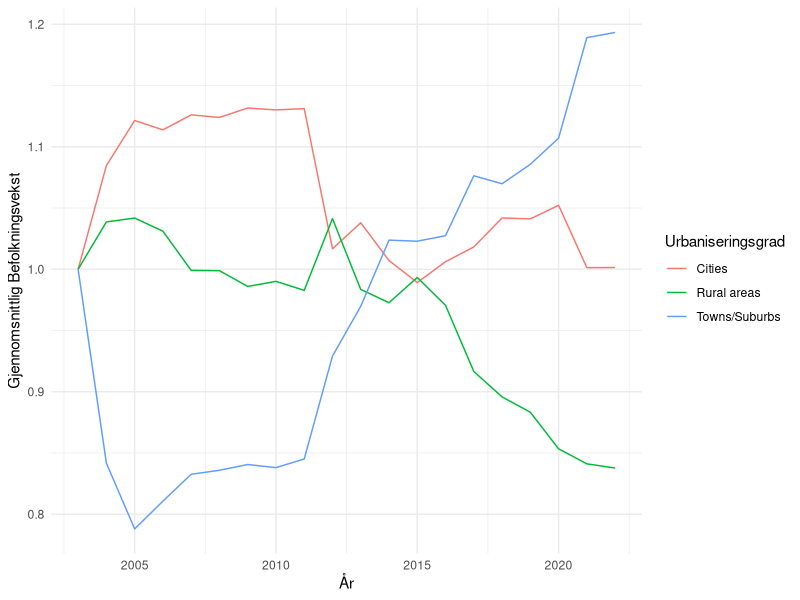
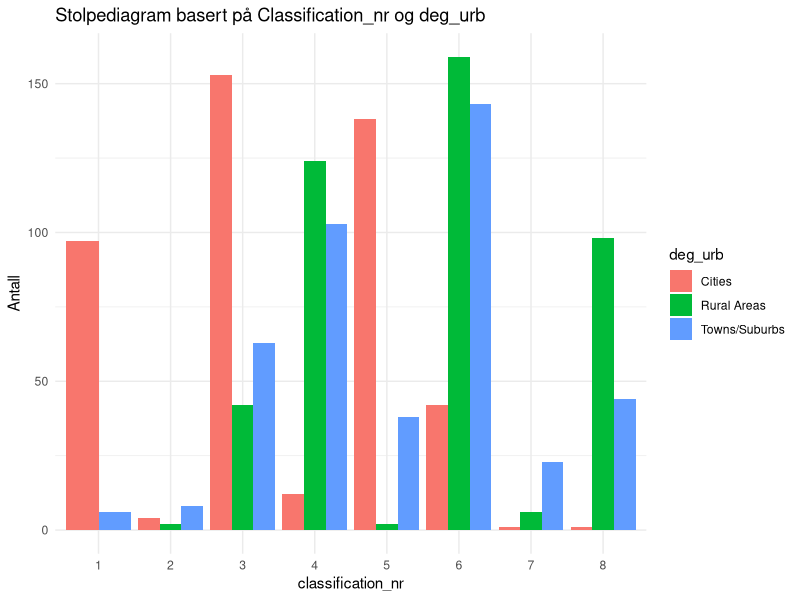
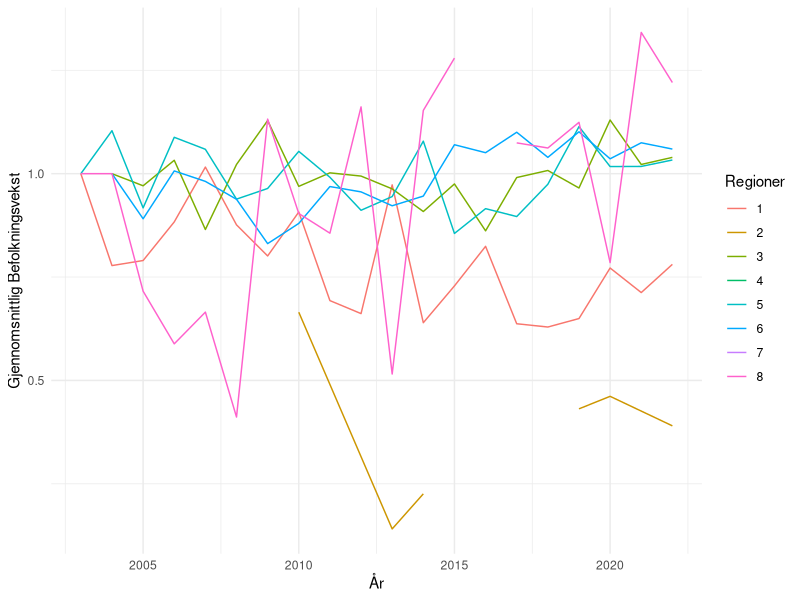
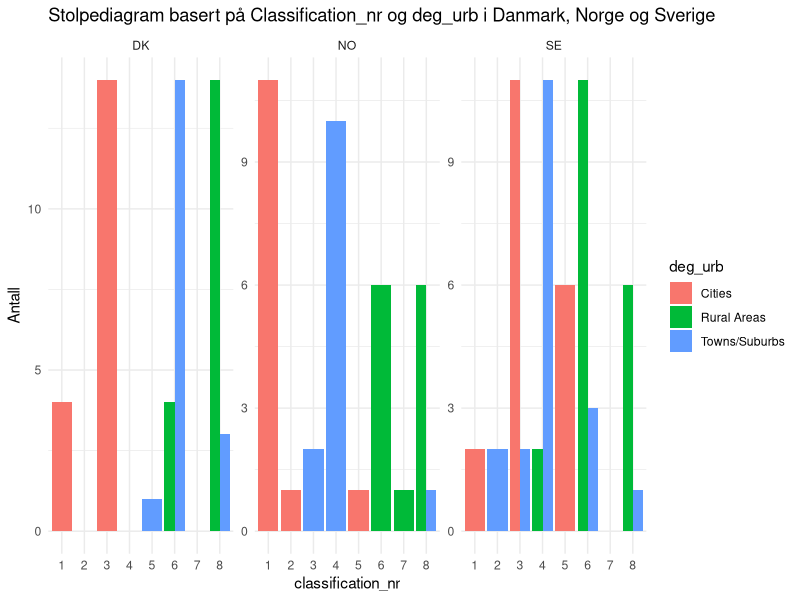
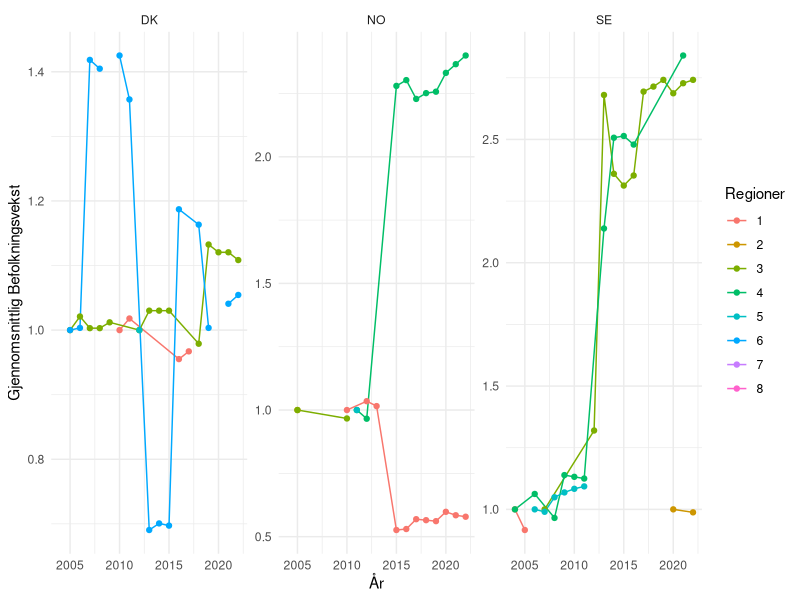
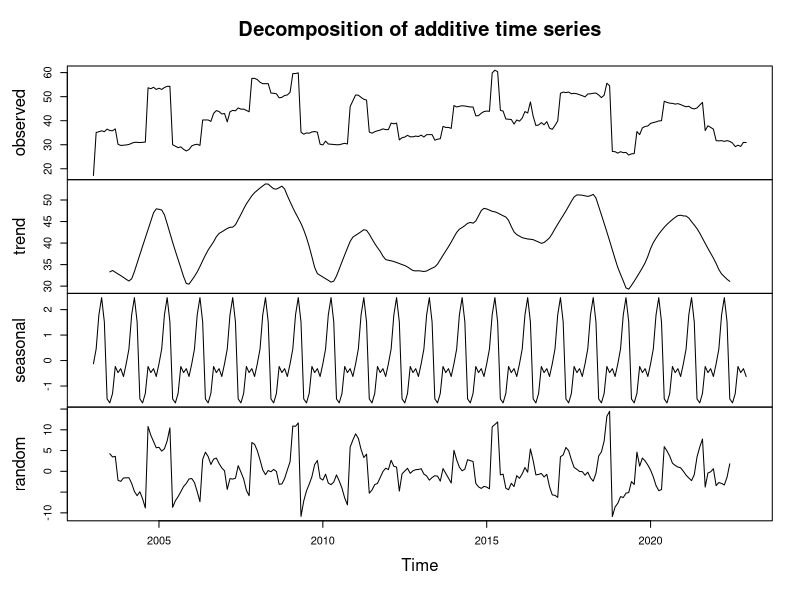
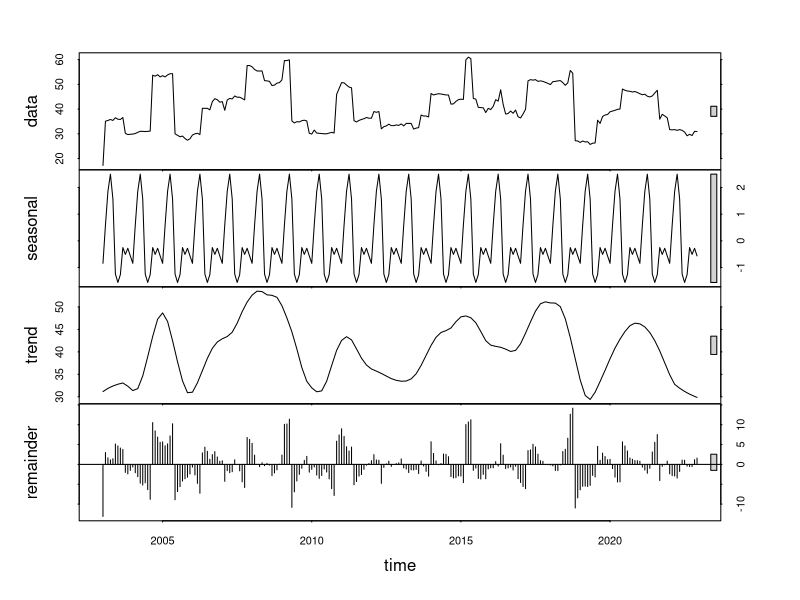
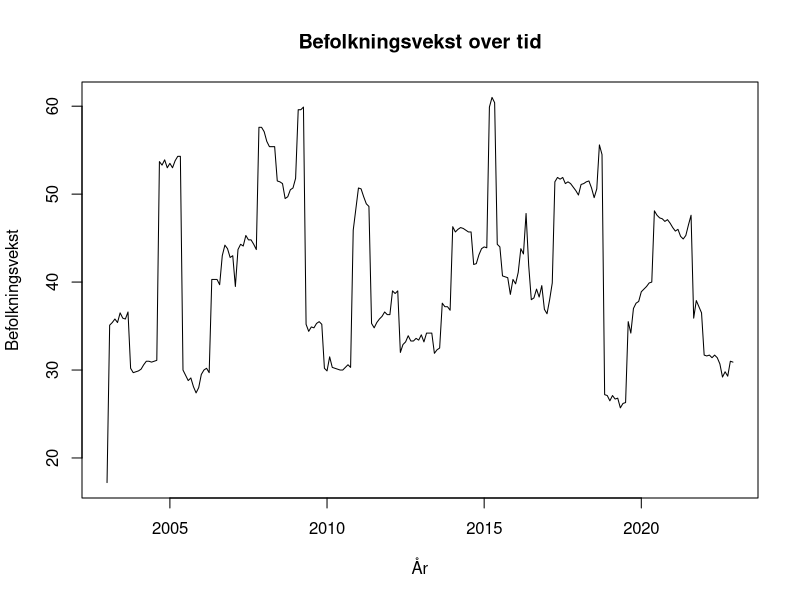

Write the R code that produced these figures, in order.
## ---- chunk 1
#| label: setup 
#| echo: false
#| output: false
#| message: false
library(tidyverse)
library(readxl)
library(dplyr)
library(ggplot2)
library(flextable)
## ---- chunk 2
#| echo: false
#| message: false
data <- read_csv("ilc_lvho01__custom_9371289_linear.csv") 
## ---- chunk 3
#| echo: false
data <- data |>
  select(geo, deg_urb, TIME_PERIOD, OBS_VALUE) |>
  filter(!(geo %in% c("LV", "MK", "HR", "RO", "RS", "CH", "AL", "IS"))) |>
  mutate(deg_urb = case_when(
    deg_urb == "DEG1" ~ "Cities",
    deg_urb == "DEG2" ~ "Towns/Suburbs",
    deg_urb == "DEG3" ~ "Rural areas"
  ))
## ---- chunk 4
#| echo: false
#| message: false
#| label: fig-gjsnitt-befolkning
#| fig-cap: "Relativ gjennomsnittlig befolkningsvekst i perioden 2003-2022 fordelt på urbaniseringsgradene; cities, towns/suburbs, rural areas."

data %>%
  group_by(deg_urb, TIME_PERIOD) %>%
  summarise(mean_value = mean(OBS_VALUE)) %>%
  mutate(demeaned_value = mean_value/first(mean_value)) %>%
  ggplot(aes(x = TIME_PERIOD, y = demeaned_value, color = deg_urb)) +
  geom_line() +
  labs(x = "År",
       y = "Gjennomsnittlig Befolkningsvekst",
       color = "Urbaniseringsgrad") +
  theme_minimal()

## ---- chunk 5
#| echo: false
subset_deg1 <- data |> 
  filter(deg_urb == "Cities")

subset_deg2 <- data |> 
  filter(deg_urb == "Towns/Suburbs")

subset_deg3 <- data |> 
  filter(deg_urb == "Rural areas")
## ---- chunk 6
#| echo: false
summary_deg1 <- subset_deg1 %>%
  summarise(
    min = sprintf("%.2f", min(OBS_VALUE)),
    median = sprintf("%.2f", median(OBS_VALUE)),
    mean = sprintf("%.2f", mean(OBS_VALUE)),
    max = sprintf("%.2f", max(OBS_VALUE)),
    variance = sprintf("%.2f", var(OBS_VALUE)),
    std.dev = sprintf("%.2f", sd(OBS_VALUE))
  ) 

summary_deg2 <- subset_deg2 %>%
  summarise(
    min = sprintf("%.2f", min(OBS_VALUE)),
    median = sprintf("%.2f", median(OBS_VALUE)),
    mean = sprintf("%.2f", mean(OBS_VALUE)),
    max = sprintf("%.2f", max(OBS_VALUE)),
    variance = sprintf("%.2f", var(OBS_VALUE)),
    std.dev = sprintf("%.2f", sd(OBS_VALUE))
  )

summary_deg3 <- subset_deg3 %>%
  summarise(
    min = sprintf("%.2f", min(OBS_VALUE)),
    median = sprintf("%.2f", median(OBS_VALUE)),
    mean = sprintf("%.2f", mean(OBS_VALUE)),
    max = sprintf("%.2f", max(OBS_VALUE)),
    variance = sprintf("%.2f", var(OBS_VALUE)),
    std.dev = sprintf("%.2f", sd(OBS_VALUE))
  )
## ---- chunk 7
#| echo: false
#| label: tbl-summary-degurb
#| tbl-cap: "Deskriptiv statistikk for befolkningsutviklingen i de tre urbaniseringsgradene: cities, towns/suburbs, rural areas."
summary_degurb <- bind_rows(
  mutate(summary_deg1, region = "Cities"),
  mutate(summary_deg2, region = "Towns/Suburbs"),
  mutate(summary_deg3, region = "Rural Areas")
) %>%
  select(region, everything()
) %>%
  flextable() |>
  width(1, width = 1.5) |> 
  width(2, width = 0.8)

summary_degurb
## ---- chunk 8
#| echo: false
#| message: false
data1 <- read_csv("arbeidskraft.csv") |> 
  select(arbeidsvekst = OBS_VALUE, geo, age, deg_urb, TIME_PERIOD)

data2 <- read_csv("arbeidsledighet1.csv") |> 
  select(arbeidsledig = OBS_VALUE, geo,age, deg_urb, TIME_PERIOD)

data3 <- read_csv("huspris.csv") |> 
  select(huspris = OBS_VALUE, geo, deg_urb, TIME_PERIOD)
## ---- chunk 9
#| echo: false
arbeidsvekst <- data1 |>
  filter(age == "Y15-64") |>
  filter(!(geo %in% c("LV", "MK", "HR", "RO", "RS", "CH", "AL", "IS"))) |>
  mutate(deg_urb = case_when(
    deg_urb == "DEG1" ~ "Cities",
    deg_urb == "DEG2" ~ "Towns/Suburbs",
    deg_urb == "DEG3" ~ "Rural Areas",
    TRUE ~ as.character(deg_urb)
  ))
## ---- chunk 10
#| echo: false
arbeidsledig <- data2 |> 
  filter(age == "Y15-64") |>
  filter(!(geo %in% c("LV", "MK", "HR", "RO", "RS", "CH", "AL", "IS"))) |>
  mutate(deg_urb = case_when(
    deg_urb == "DEG1" ~ "Cities",
    deg_urb == "DEG2" ~ "Towns/Suburbs",
    deg_urb == "DEG3" ~ "Rural Areas",
    TRUE ~ as.character(deg_urb) 
  ))
## ---- chunk 11
#| echo: false
huspris <- data3 |> 
  filter(!(geo %in% c("LV", "MK", "HR", "RO", "RS", "CH", "AL", "IS"))) |>
  mutate(deg_urb = case_when(
    deg_urb == "DEG1" ~ "Cities",
    deg_urb == "DEG2" ~ "Towns/Suburbs",
    deg_urb == "DEG3" ~ "Rural Areas",
    TRUE ~ as.character(deg_urb)  # Beholder andre verdier uendret
  ))
## ---- chunk 12
#| echo: false
join <- arbeidsvekst |> 
  left_join(arbeidsledig, join_by(geo, TIME_PERIOD, deg_urb))

join1 <- join |> 
  left_join(huspris, join_by(geo, TIME_PERIOD, deg_urb))

maindata <- join1 |> 
  left_join(data, join_by(geo, TIME_PERIOD, deg_urb)) |>
  select(geo, deg_urb, TIME_PERIOD, OBS_VALUE, arbeidsledig, arbeidsvekst, huspris)
## ---- chunk 13
#| echo: false
maindata <- maindata %>%
  group_by(geo, TIME_PERIOD) %>%
  mutate(arb.ledig.geo.mean = mean(arbeidsledig, na.rm = TRUE), huspris.geo.mean = mean(huspris, na.rm = TRUE), arb.vekst.geo.mean = mean(arbeidsvekst, na.rm = TRUE))
## ---- chunk 14
#| echo: false
maindata <- maindata %>%
  mutate(classification = case_when(
    arbeidsledig > arb.ledig.geo.mean & arbeidsvekst > arb.vekst.geo.mean & huspris > huspris.geo.mean ~ "1.høy arbeisledighet, høy arbeidsvekst, høy huspris",
    arbeidsledig > arb.ledig.geo.mean & arbeidsvekst > arb.vekst.geo.mean & huspris <= huspris.geo.mean ~ "2.høy arbeisledighet, høy arbeidsvekst, lav huspris",
    arbeidsledig > arb.ledig.geo.mean & arbeidsvekst <= arb.vekst.geo.mean & huspris > huspris.geo.mean ~ "3.høy arbeisledighet, lav arbeidsvekst, høy huspris",
    arbeidsledig > arb.ledig.geo.mean & arbeidsvekst <= arb.vekst.geo.mean & huspris <= huspris.geo.mean ~ "4.høy arbeisledighet, lav arbeidsvekst, lav huspris",
    arbeidsledig <= arb.ledig.geo.mean & arbeidsvekst > arb.vekst.geo.mean & huspris > huspris.geo.mean ~ "5.lav arbeisledighet, høy arbeidsvekst, høy huspris",
    arbeidsledig <= arb.ledig.geo.mean & arbeidsvekst > arb.vekst.geo.mean & huspris <= huspris.geo.mean ~ "6.lav arbeisledighet, høy arbeidsvekst, lav huspris",
    arbeidsledig <= arb.ledig.geo.mean & arbeidsvekst <= arb.vekst.geo.mean & huspris > huspris.geo.mean ~ "7.lav arbeisledighet, lav arbeidsvekst, høy huspris",
    arbeidsledig <= arb.ledig.geo.mean & arbeidsvekst <= arb.vekst.geo.mean & huspris <= huspris.geo.mean ~ "8. lav arbeisledighet, lav arbeidsvekst, lav huspris")
  )  %>%
  filter(!is.na(classification))
## ---- chunk 15
#| echo: false
maindata <- maindata %>%
  mutate(classification_nr = case_when(
    arbeidsledig > arb.ledig.geo.mean & arbeidsvekst > arb.vekst.geo.mean & huspris > huspris.geo.mean ~ "1",
    arbeidsledig > arb.ledig.geo.mean & arbeidsvekst > arb.vekst.geo.mean & huspris <= huspris.geo.mean ~ "2",
    arbeidsledig > arb.ledig.geo.mean & arbeidsvekst <= arb.vekst.geo.mean & huspris > huspris.geo.mean ~ "3",
    arbeidsledig > arb.ledig.geo.mean & arbeidsvekst <= arb.vekst.geo.mean & huspris <= huspris.geo.mean ~ "4",
    arbeidsledig <= arb.ledig.geo.mean & arbeidsvekst > arb.vekst.geo.mean & huspris > huspris.geo.mean ~ "5",
    arbeidsledig <= arb.ledig.geo.mean & arbeidsvekst > arb.vekst.geo.mean & huspris <= huspris.geo.mean ~ "6",
    arbeidsledig <= arb.ledig.geo.mean & arbeidsvekst <= arb.vekst.geo.mean & huspris > huspris.geo.mean ~ "7",
    arbeidsledig <= arb.ledig.geo.mean & arbeidsvekst <= arb.vekst.geo.mean & huspris <= huspris.geo.mean ~ "8")
  )  %>%
  filter(!is.na(classification)) 
## ---- chunk 16
#| echo: false
maindata <- maindata %>%
  select(geo, deg_urb, TIME_PERIOD, OBS_VALUE, arbeidsledig, arbeidsvekst, huspris, arb.ledig.geo.mean, arb.vekst.geo.mean, huspris.geo.mean, classification_nr, classification)
## ---- chunk 17
#| echo: false
#| message: false
#| label: fig-stolpediagram
#| fig-cap: "Stolpediagram basert på klassifiseringe og regioninndeling."
# Lag stolpediagram
stolpediagram <- ggplot(maindata, aes(x = as.factor(classification_nr), fill = deg_urb)) +
  geom_bar(position = "dodge", stat = "count") +
  labs(title = "Stolpediagram basert på Classification_nr og deg_urb",
       x = "classification_nr",
       y = "Antall") +
  theme_minimal()

# Vis stolpediagrammet
print(stolpediagram)
## ---- chunk 18
#| echo: false
#| message: false
#| label: fig-linjediagram
#| fig-cap: "Linjediagram basert på urbaniseringsgrad og gjennomsnittlig befolkningsvekst"
maindata %>%
  group_by(classification_nr, TIME_PERIOD) %>%
  summarise(mean_value = mean(OBS_VALUE, na.rm = TRUE)) %>%
    mutate(demeaned_value = mean_value/first(mean_value)) %>%
  ggplot(aes(x = TIME_PERIOD, y = demeaned_value, color = classification_nr)) +
  geom_line() +
  labs(x = "År",
       y = "Gjennomsnittlig Befolkningsvekst",
       color = "Regioner") +
  theme_minimal()
## ---- chunk 19
#| echo: false
#| message: false
#| label: fig-stolpediagram2
#| fig-cap: "Stolpediagram basert på klassifiseringe og regioninndeling i Danmark, Norge og Sverige."
stolpediagram_facet <- ggplot(filter(maindata, geo %in% c("NO", "SE", "DK")), aes(x = as.factor(classification_nr), fill = deg_urb)) +
  geom_bar(position = "dodge", stat = "count") +
  labs(title = "Stolpediagram basert på Classification_nr og deg_urb i Danmark, Norge og Sverige ",
       x = "classification_nr",
       y = "Antall") +
  theme_minimal() +
  facet_wrap(~ geo, scales = "free_y")

# Vis stolpediagrammet med faceting
print(stolpediagram_facet)

## ---- chunk 20
#| echo: false
#| message: false
#| label: fig-skandinavia
#| fig-cap: "Gjennomnittlig befolkningsvekst i skandinavia"

maindata %>%
  filter(geo %in% c("DK", "NO", "SE")) %>%
  group_by(geo, classification_nr, TIME_PERIOD) %>%
  summarise(mean_value = mean(OBS_VALUE, na.rm = TRUE)) %>%
  mutate(demeaned_value = mean_value / first(mean_value)) %>%
  ggplot(aes(x = TIME_PERIOD, y = demeaned_value, color = classification_nr)) +
  geom_line() +
  geom_point() +
  labs(x = "År",
       y = "Gjennomsnittlig Befolkningsvekst",
       color = "Regioner") +
  theme_minimal() +
  facet_wrap(~geo, scales = "free_y")


## ---- chunk 21
# Bruk tidsseriefunksjoner i R, for eksempel ts() for å konvertere dataene til en tidsserieobjekt.
tidsserie_data <- ts(data$OBS_VALUE, start = c(2003, 1), end = c(2022, 12), frequency = 12)

## ---- chunk 22
# Utfør en enkel trendanalyse for å identifisere eventuelle langsiktige mønstre i befolkningsveksten.
trend <- decompose(tidsserie_data)
plot(trend)
## ---- chunk 23
install.packages("forecast")
library(forecast)
# Hvis det er sesongvariasjoner i dataene, kan du bruke sesongjusteringsmetoder som seasonal fra forecast-pakken.
sesongjustert <- stl(tidsserie_data, s.window = "periodic")
plot(sesongjustert)

## ---- chunk 24
# Opprett et enkelt tidsserieplot for å visualisere konjunkturutviklingen over tid.
plot(tidsserie_data, type = "l", main = "Befolkningsvekst over tid", xlab = "År", ylab = "Befolkningsvekst")

## ---- chunk 25
nasjonal_trend <- maindata %>%
  group_by(TIME_PERIOD) %>%
  summarise(nasjonal_vekst = mean(OBS_VALUE))

## ---- chunk 26
data_med_nasjonal_trend <- maindata %>%
  left_join(nasjonal_trend, by = "TIME_PERIOD") %>%
  mutate(regionale_forskjeller = OBS_VALUE - nasjonal_vekst)

## ---- chunk 27
# Eksempel på sektorvariabel: classification_nr
classification_trend <- maindata %>%
  group_by(TIME_PERIOD, classification_nr) %>%
  summarise(classification_vekst = mean(OBS_VALUE))

data_med_classification_trend <- data_med_nasjonal_trend %>%
  left_join(classification_trend, by = c("TIME_PERIOD", "classification_nr")) %>%
  mutate(classification_endringer = OBS_VALUE - classification_vekst)

## ---- chunk 28
# Eksempel på visualisering (du kan tilpasse dette basert på dine behov)
ggplot(data_med_classification_trend, aes(x = TIME_PERIOD)) +
  geom_line(aes(y = nasjonal_vekst, color = "Nasjonal Trend")) +
  geom_line(aes(y = regionale_forskjeller, color = "Regionale Forskjeller")) +
  geom_line(aes(y = classification_endringer, color = "classification_endringer")) +
  labs(title = "Shift-Share Analyse",
       x = "År",
       y = "Befolkningsvekst") +
  theme_minimal()
